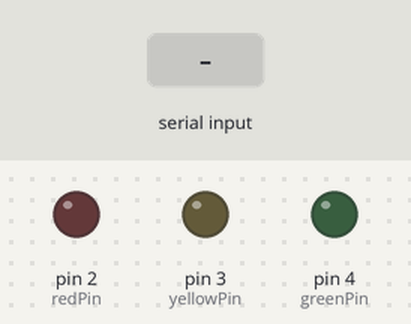
A sketch run on a simulated Arduino Uno, built with avr-gcc and run on an emulated ATmega328P. Shown: output pins drawn as LEDs (lit = HIGH). The test bench sets the inputs (shaded band).

Above: at 1.2 s.
1.3 s: "R" received over Serial
At 2.3 s:
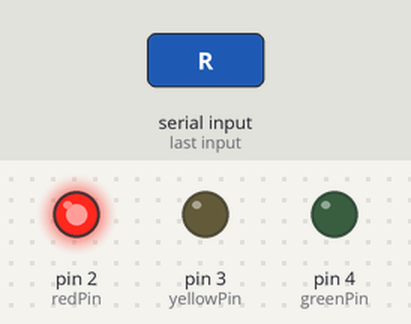
2.8 s: "Y" received over Serial
At 3.4 s:
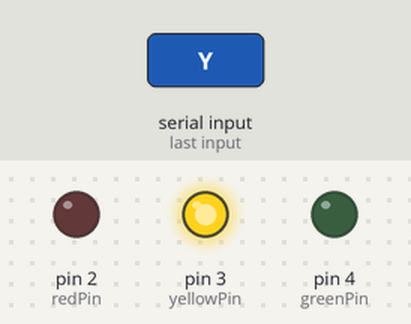
4.3 s: "G" received over Serial
At 5.5 s:
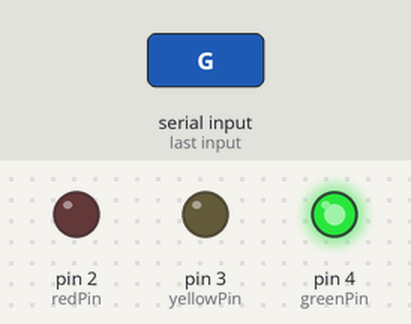
5.8 s: "1" received over Serial
At 6.9 s:
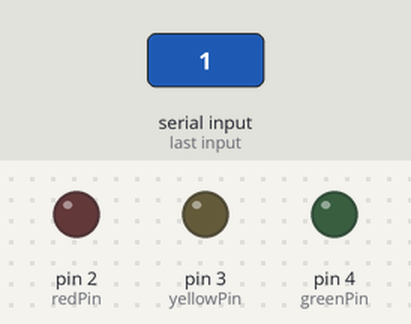
Timing chart, 0 to 8.3 s (numbered marks = the images above; inputs shaded):
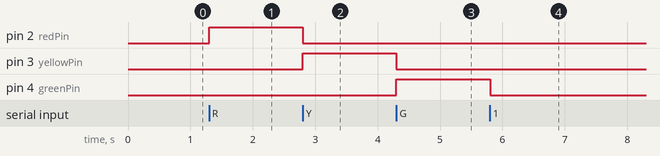

Measured:
- after the input at 1.3 s, pin 2 (redPin): LOW → HIGH at once
- after the input at 2.8 s, pin 2 (redPin): HIGH → LOW at once; pin 3 (yellowPin): LOW → HIGH at once
- after the input at 4.3 s, pin 3 (yellowPin): HIGH → LOW at once; pin 4 (greenPin): LOW → HIGH at once
- after the input at 5.8 s, pin 4 (greenPin): HIGH → LOW at once

The sketch:

semaphore_control.ino
```cpp
const int redPin = 2;     // Pin conectado al LED rojo
const int yellowPin = 3;  // Pin conectado al LED amarillo
const int greenPin = 4;   // Pin conectado al LED verde

void setup() {
  pinMode(redPin, OUTPUT);
  pinMode(yellowPin, OUTPUT);
  pinMode(greenPin, OUTPUT);
  Serial.begin(9600);
}

void loop() {
  if (Serial.available() > 0) {
    char command = Serial.read();
    switch (command) {
      case 'R':
        // Encender luz roja y apagar las otras
        digitalWrite(redPin, HIGH);
        digitalWrite(yellowPin, LOW);
        digitalWrite(greenPin, LOW);
        break;
      case 'Y':
        // Encender luz amarilla y apagar las otras
        digitalWrite(redPin, LOW);
        digitalWrite(yellowPin, HIGH);
        digitalWrite(greenPin, LOW);
        break;
      case 'G':
        // Encender luz verde y apagar las otras
        digitalWrite(redPin, LOW);
        digitalWrite(yellowPin, LOW);
        digitalWrite(greenPin, HIGH);
        break;
      default:
        // Apagar todas las luces en caso de un comando desconocido
        digitalWrite(redPin, LOW);
        digitalWrite(yellowPin, LOW);
        digitalWrite(greenPin, LOW);
        break;
    }
  }
}
```
